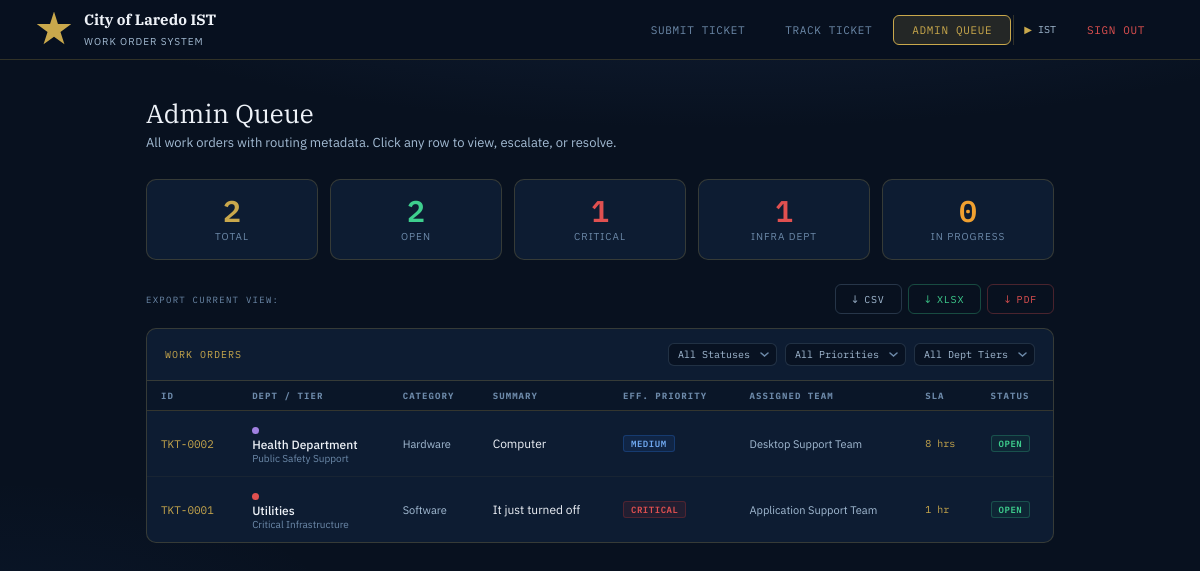
/admin-queue/ (signed in), run on an earlier commit of the app's database.
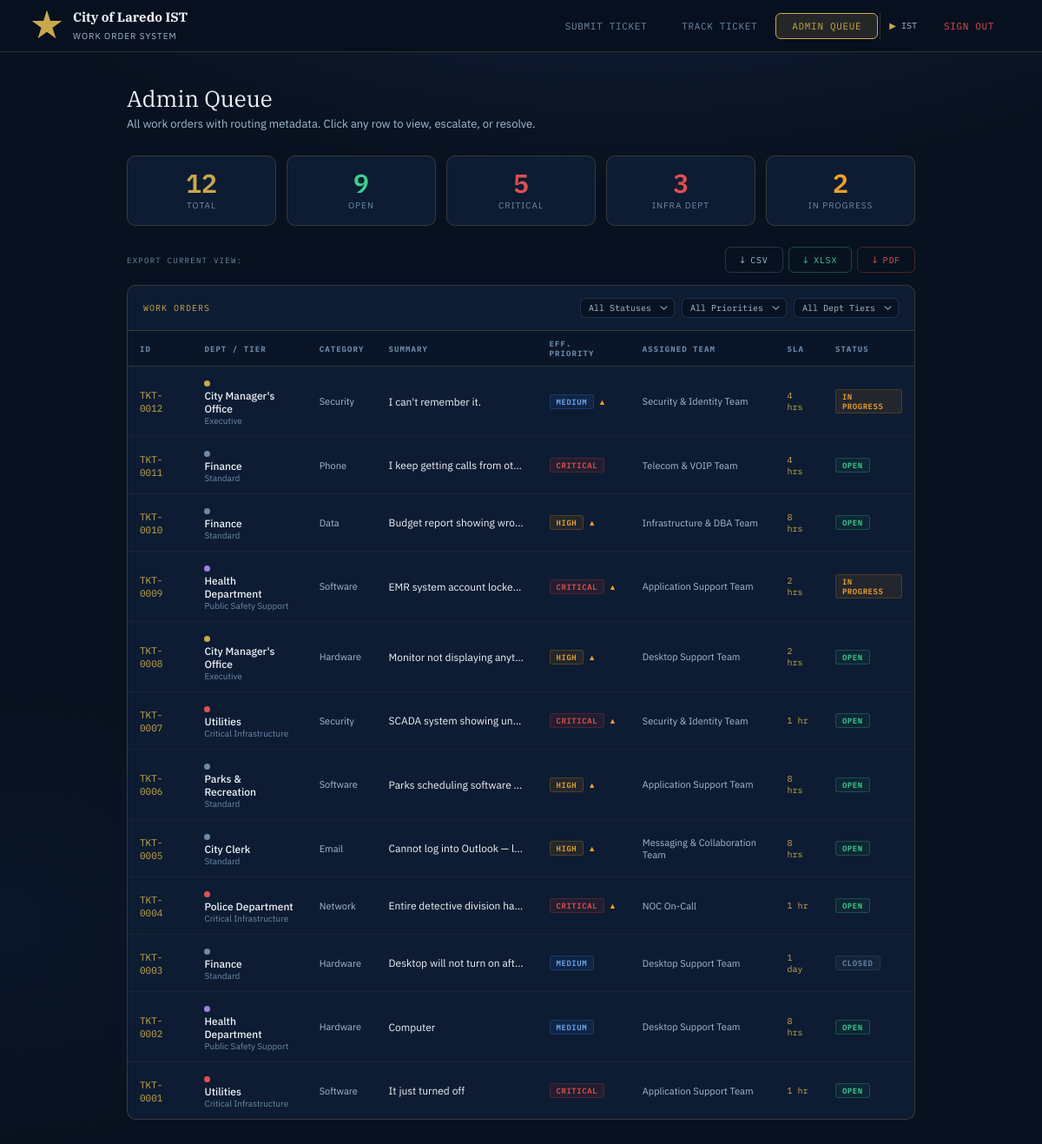
And on a later commit of the database.
### tickets/models.py (models this page shows, shortened)
class Ticket(models.Model):
    ticket_id   = models.CharField(max_length=20, unique=True, editable=False)
    submitter   = models.ForeignKey(
        Employee, null=True, blank=True,
        on_delete=models.SET_NULL,
        related_name="tickets",
        verbose_name="Submitted By",
    )
    name        = models.CharField("Full Name",    max_length=120)
    employee_id = models.CharField("Employee ID",  max_length=30)
    department  = models.CharField("Department",   max_length=80,
                                   choices=DEPARTMENT_CHOICES)
    email       = models.EmailField("Contact Email")
    category    = models.CharField("Category",    max_length=30,
                                   choices=CATEGORY_CHOICES)
    subtype     = models.CharField("Sub-Type",    max_length=30,
                                   choices=SUBTYPE_CHOICES, blank=True)
    issue_type  = models.CharField("Issue Type",  max_length=40,
                                   choices=ISSUE_TYPE_CHOICES, blank=True)
    title       = models.CharField("Brief Summary",      max_length=120)
    description = models.TextField("Detailed Description", blank=True)
    asset_tag   = models.CharField("Asset Tag",  max_length=40, blank=True)
    location    = models.CharField("Location",   max_length=80, blank=True)
    phone_ext   = models.CharField("Phone Ext",  max_length=10, blank=True)
    user_priority = models.IntegerField(
        "User-Selected Priority",
        choices=PRIORITY_CHOICES, default=4,
    )
    routing_tier               = models.CharField("Dept Tier",         max_length=30,  blank=True)
    routing_tier_label         = models.CharField("Tier Label",        max_length=60,  blank=True)
    routing_team               = models.CharField("Assigned Team",     max_length=100, blank=True)
    routing_sla                = models.CharField("SLA Target",        max_length=20,  blank=True)
    routing_effective_priority = models.IntegerField("Effective Priority", default=4)
    routing_was_modified       = models.BooleanField("Priority Auto-Adjusted", default=False)
    routing_reasons            = models.TextField("Routing Reasons (JSON)", blank=True)
    routing_escalation_path    = models.TextField("Escalation Path (JSON)",  blank=True)
    status       = models.CharField(max_length=20, choices=TicketStatus.choices,
                                    default=TicketStatus.OPEN)
    submitted_at = models.DateTimeField(auto_now_add=True)
    updated_at   = models.DateTimeField(auto_now=True)
    class Meta:
        ordering = ["-submitted_at"]
        verbose_name = "Ticket"
        verbose_name_plural = "Tickets"
    @property
    def effective_priority_label(self) -> str:
        return PRIORITY_LABELS.get(self.routing_effective_priority, "Unknown")
    @property
    def priority_badge_class(self) -> str:
        return {1: "bp1", 2: "bp2", 3: "bp3", 4: "bp4"}.get(
            self.routing_effective_priority, "bp4"
        )
    @property
    def status_badge_class(self) -> str:
        return {
            "Open":        "bs-open",
            "In Progress": "bs-prog",
            "Closed":      "bs-clos",
        }.get(self.status, "")
    @property
    def tier_badge_class(self) -> str:
        return f"tier-{self.routing_tier}"

class Employee(models.Model):
    employee_id = models.CharField("Employee ID", max_length=30, unique=True)
    first_name  = models.CharField("First Name",  max_length=60)
    last_name   = models.CharField("Last Name",   max_length=60)
    email       = models.EmailField("Email",       unique=True)
    department  = models.CharField("Department",   max_length=80,
                                   choices=DEPARTMENT_CHOICES)
    role        = models.CharField("Role", max_length=10,
                                   choices=EmployeeRole.choices,
                                   default=EmployeeRole.DEPT)
    password    = models.CharField("Password Hash", max_length=256)
    is_active   = models.BooleanField("Active", default=True)
    created_at  = models.DateTimeField(auto_now_add=True)
    class Meta:
        ordering    = ["last_name", "first_name"]
        verbose_name = "Employee"
        verbose_name_plural = "Employees"

### tickets/views.py (the view)
# urls.py: path("admin-queue/",             views.admin_queue,      name="admin_queue"),
@ist_required
def admin_queue(request):
    tickets = Ticket.objects.select_related("submitter").all()
    status_filter   = request.GET.get("status",   "")
    priority_filter = request.GET.get("priority", "")
    tier_filter     = request.GET.get("tier",     "")
    if status_filter:
        tickets = tickets.filter(status=status_filter)
    if priority_filter:
        tickets = tickets.filter(routing_effective_priority=int(priority_filter))
    if tier_filter:
        tickets = tickets.filter(routing_tier=tier_filter)
    all_tickets = Ticket.objects.all()
    stats = {
        "total":       all_tickets.count(),
        "open":        all_tickets.filter(status=TicketStatus.OPEN).count(),
        "in_progress": all_tickets.filter(status=TicketStatus.IN_PROGRESS).count(),
        "critical":    all_tickets.filter(routing_effective_priority=1).count(),
        "infra":       all_tickets.filter(routing_tier="CRITICAL_INFRA").count(),
    }
    context = {
        "tickets":          tickets,
        "stats":            stats,
        "status_filter":    status_filter,
        "priority_filter":  priority_filter,
        "tier_filter":      tier_filter,
        "status_choices":   [("", "All Statuses")] + list(TicketStatus.choices),
        "priority_choices": [
            ("", "All Priorities"),
            ("1", "Critical"), ("2", "High"), ("3", "Medium"), ("4", "Low"),
        ],
        "tier_choices": [
            ("", "All Dept Tiers"),
            ("CRITICAL_INFRA", "Critical Infra"),
            ("EXECUTIVE",      "Executive"),
            ("PUBLIC_SAFETY",  "Public Safety"),
            ("STANDARD",       "Standard"),
        ],
    }
    return render(request, "tickets/admin_queue.html", context)

### tickets/views.py (called while the page is built)
def ist_required(view_fn):
    @wraps(view_fn)
    def wrapper(request, *args, **kwargs):
        if not request.session.get("employee_pk"):
            return redirect("employee_login")
        role = request.session.get("employee_role", "dept")
        if role not in ("ist", "admin"):
            return redirect("submit_ticket")
        return view_fn(request, *args, **kwargs)
    return wrapper

### tickets/templates/tickets/admin_queue.html (shortened to what this page needs)
{% extends "tickets/base.html" %}
{% block nav_admin %}active{% endblock %}
{% block content %}
<div class="ph">
  <h1>Admin Queue</h1>
  <p>All work orders with routing metadata. Click any row to view, escalate, or resolve.</p>
</div>
<div class="stats-row">
  <div class="stat"><div class="n" style="color:var(--gold)">{{ stats.total }}</div><div class="l">Total</div></div>
  <div class="stat"><div class="n" style="color:var(--green-2)">{{ stats.open }}</div><div class="l">Open</div></div>
  <div class="stat"><div class="n" style="color:var(--red-2)">{{ stats.critical }}</div><div class="l">Critical</div></div>
  <div class="stat"><div class="n" style="color:var(--red-2)">{{ stats.infra }}</div><div class="l">Infra Dept</div></div>
  <div class="stat"><div class="n" style="color:var(--amber-2)">{{ stats.in_progress }}</div><div class="l">In Progress</div></div>
</div>
<div style="display:flex;align-items:center;justify-content:space-between;margin-bottom:14px">
  <span style="font-family:'IBM Plex Mono',monospace;font-size:9px;letter-spacing:.14em;text-transform:uppercase;color:var(--steel)">
    Export current view:
  </span>
  <div style="display:flex;gap:6px">
    <a href="{% url 'export_csv' %}?status={{ status_filter }}&priority={{ priority_filter }}&tier={{ tier_filter }}"
       class="btn btn-ghost btn-sm" style="display:flex;align-items:center;gap:5px">
      <span style="font-size:11px">&#8595;</span> CSV
    </a>
    <a href="{% url 'export_xlsx' %}?status={{ status_filter }}&priority={{ priority_filter }}&tier={{ tier_filter }}"
       class="btn btn-ghost btn-sm" style="display:flex;align-items:center;gap:5px;color:var(--green-2);border-color:rgba(62,207,142,.3)">
      <span style="font-size:11px">&#8595;</span> XLSX
    </a>
    <a href="{% url 'export_pdf' %}?status={{ status_filter }}&priority={{ priority_filter }}&tier={{ tier_filter }}"
       class="btn btn-ghost btn-sm" style="display:flex;align-items:center;gap:5px;color:var(--red-2);border-color:rgba(224,80,80,.3)">
      <span style="font-size:11px">&#8595;</span> PDF
    </a>
  </div>
</div>
<form method="GET" style="margin-bottom:0">
  <div class="table-card">
    <div class="ttb">
      <span class="ttb-title">Work Orders</span>
      <div class="ttb-filters">
        <select class="fslt" name="status" onchange="this.form.submit()">
          {% for val, lbl in status_choices %}
            <option value="{{ val }}" {% if val == status_filter %}selected{% endif %}>{{ lbl }}</option>
          {% endfor %}
        </select>
        <select class="fslt" name="priority" onchange="this.form.submit()">
          {% for val, lbl in priority_choices %}
            <option value="{{ val }}" {% if val == priority_filter %}selected{% endif %}>{{ lbl }}</option>
          {% endfor %}
        </select>
        <select class="fslt" name="tier" onchange="this.form.submit()">
          {% for val, lbl in tier_choices %}
            <option value="{{ val }}" {% if val == tier_filter %}selected{% endif %}>{{ lbl }}</option>
          {% endfor %}
        </select>
      </div>
    </div>
    <table>
      <thead>
        <tr>
          <th>ID</th>
          <th>Dept / Tier</th>
          <th>Category</th>
          <th>Summary</th>
          <th>Eff. Priority</th>
          <th>Assigned Team</th>
          <th>SLA</th>
          <th>Status</th>
        </tr>
      </thead>
      <tbody>
        {% for ticket in tickets %}
        <tr onclick="window.location='{% url 'ticket_detail' ticket.ticket_id %}'" style="cursor:pointer">
          <td><span class="tid">{{ ticket.ticket_id }}</span></td>
          <td class="{{ ticket.tier_badge_class }}">
            <span class="tdot"></span>
            <div style="font-weight:500;font-size:12px">{{ ticket.department }}</div>
            <div style="font-size:10px;color:var(--steel)">{{ ticket.routing_tier_label }}</div>
          </td>
          <td style="text-transform:capitalize;font-size:11px;color:var(--steel-2)">{{ ticket.category }}</td>
          <td style="max-width:185px;overflow:hidden;text-overflow:ellipsis;white-space:nowrap">{{ ticket.title }}</td>
          <td>
            <span class="badge {{ ticket.priority_badge_class }}">{{ ticket.effective_priority_label }}</span>
            {% if ticket.routing_was_modified %}
              <span title="Auto-adjusted" style="font-size:9px;color:var(--amber-2);margin-left:2px">&#9650;</span>
            {% endif %}
          </td>
          <td style="font-size:11px;color:var(--steel-2)">{{ ticket.routing_team }}</td>
          <td style="font-family:'IBM Plex Mono',monospace;font-size:10px;color:var(--gold)">{{ ticket.routing_sla }}</td>
          <td><span class="badge {{ ticket.status_badge_class }}">{{ ticket.status }}</span></td>
        </tr>
        {% empty %}
        <tr>
          <td colspan="8" style="text-align:center;padding:24px;color:var(--steel)">
            No tickets match the selected filters.
          </td>
        </tr>
        {% endfor %}
      </tbody>
    </table>
  </div>
</form>
{% endblock %}

### tickets/templates/tickets/base.html (shortened to what this page needs)
<!DOCTYPE html>
<html lang="en">
<head>
</head>
<body>
<nav>
  <a class="brand" href="{% url 'submit_ticket' %}">
    <div class="brand-icon"></div>
    <div class="brand-text">
      <strong>City of Laredo IST</strong>
      <span>Work Order System</span>
    </div>
  </a>
  <div class="nav-links">
    <a class="nav-link {% block nav_submit %}{% endblock %}" href="{% url 'submit_ticket' %}">Submit Ticket</a>
    <a class="nav-link {% block nav_lookup %}{% endblock %}" href="{% url 'ticket_lookup' %}">Track Ticket</a>
    {% if request.session.employee_role == "ist" or request.session.employee_role == "admin" %}
    <a class="nav-link {% block nav_admin %}{% endblock %}" href="{% url 'admin_queue' %}">Admin Queue</a>
    {% endif %}
    {% if request.session.employee_name %}
      <span style="font-family:'IBM Plex Mono',monospace;font-size:10px;color:var(--steel-2);padding:0 10px;display:flex;align-items:center;gap:6px;border-left:1px solid var(--border)">
        <span style="color:var(--gold)">&#9654;</span>
        {{ request.session.employee_name }}
      </span>
      <a class="nav-link" href="{% url 'employee_logout' %}" style="color:var(--red-2)">Sign Out</a>
    {% else %}
      <a class="nav-link" href="{% url 'employee_login' %}" style="border-color:rgba(201,168,76,.3)">Sign In</a>
    {% endif %}
  </div>
</nav>
<div class="page">
  {% block content %}{% endblock %}
</div>
</body>
</html>

What changed in the data, as far as the page shows it:
added Employee: session.employee_name "IST"
added Ticket: ticket_id "TKT-0012", department "City Manager's Office", routing_tier_label "Executive", category "Security", title "I can't remember it.", effective_priority_label "MEDIUM", routing_team "Security & Identity Team", routing_sla "4 hrs", status "IN PROGRESS"
added Ticket: ticket_id "TKT-0011", department "Finance", routing_tier_label "Standard", category "Phone", title "I keep getting calls from ot…", effective_priority_label "CRITICAL", routing_team "Telecom & VOIP Team", routing_sla "4 hrs", status "OPEN"
added Ticket: ticket_id "TKT-0010", department "Finance", routing_tier_label "Standard", category "Data", title "Budget report showing wro…", effective_priority_label "HIGH", routing_team "Infrastructure & DBA Team", routing_sla "8 hrs", status "OPEN"
added Ticket: ticket_id "TKT-0009", department "Health Department", routing_tier_label "Public Safety Support", category "Software", title "EMR system account locke…", effective_priority_label "CRITICAL", routing_team "Application Support Team", routing_sla "2 hrs", status "IN PROGRESS"
added Ticket: ticket_id "TKT-0008", department "City Manager's Office", routing_tier_label "Executive", category "Hardware", title "Monitor not displaying anyt…", effective_priority_label "HIGH", routing_team "Desktop Support Team", routing_sla "2 hrs", status "OPEN"
added Ticket: ticket_id "TKT-0007", department "Utilities", routing_tier_label "Critical Infrastructure", category "Security", title "SCADA system showing un…", effective_priority_label "CRITICAL", routing_team "Security & Identity Team", routing_sla "1 hr", status "OPEN"
added Ticket: ticket_id "TKT-0006", department "Parks & Recreation", routing_tier_label "Standard", category "Software", title "Parks scheduling software…", effective_priority_label "HIGH", routing_team "Application Support Team", routing_sla "8 hrs", status "OPEN"
added Ticket: ticket_id "TKT-0005", department "City Clerk", routing_tier_label "Standard", category "Email", title "Cannot log into Outlook — l…", effective_priority_label "HIGH", routing_team "Messaging & Collaboration Team", routing_sla "8 hrs", status "OPEN"
added Ticket: ticket_id "TKT-0004", department "Police Department", routing_tier_label "Critical Infrastructure", category "Network", title "Entire detective division ha…", effective_priority_label "CRITICAL", routing_team "NOC On-Call", routing_sla "1 hr", status "OPEN"
added Ticket: ticket_id "TKT-0003", department "Finance", routing_tier_label "Standard", category "Hardware", title "Desktop will not turn on aft…", effective_priority_label "MEDIUM", routing_team "Desktop Support Team", routing_sla "1 day", status "CLOSED"
Also different on the page:
{{ stats.total }}: "2" → "12"
{{ stats.open }}: "2" → "9"
{{ stats.critical }}: "1" → "5"
{{ stats.infra }}: "1" → "3"
{{ stats.in_progress }}: "0" → "2"
{{ request.session.employee_name }}: "IST" → (not shown)
